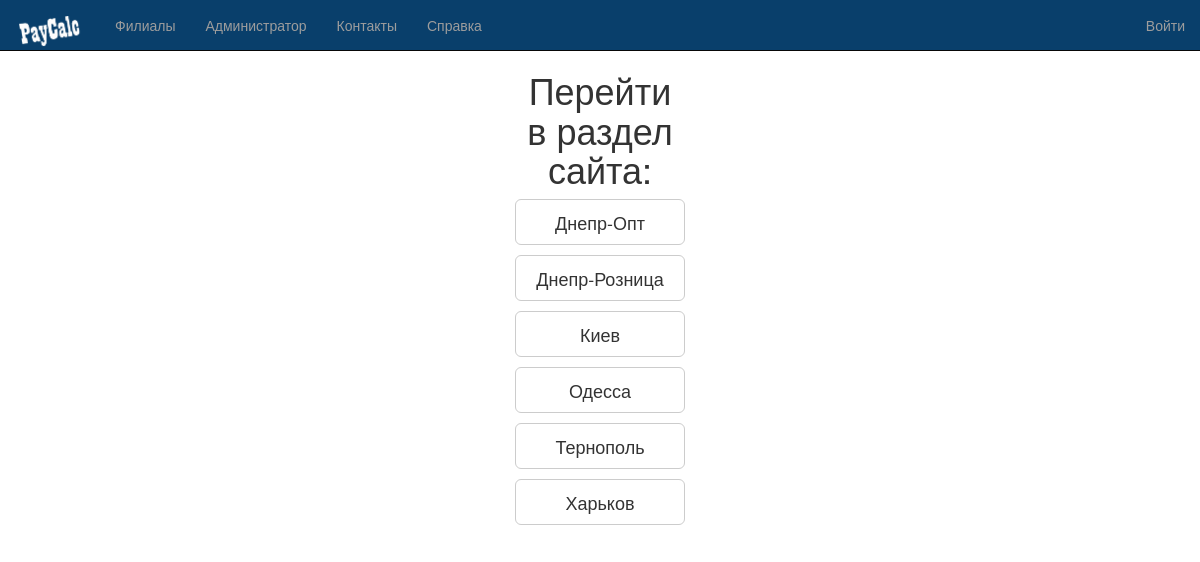
The page / on the database its author committed.
### core/models.py (models this page shows, shortened)
class Branches (models.Model):
    title = models.CharField(max_length=100, blank=False, db_index=True, verbose_name='Название филиала')
    license_num = models.CharField(max_length=10, default='', blank=True, verbose_name='№ лицензия')
    address = models.CharField(max_length=256, default='', blank=True, verbose_name='Адрес')
    phone = models.CharField(max_length=50, default='', blank=True, verbose_name='Телефон')
    app_url = models.CharField(max_length=200, default='#', blank=True, verbose_name='Ссылка на раздел сайта')
    class Meta:
        verbose_name_plural = 'Филиалы'    # название модели во множественном числе
        verbose_name = 'Филиал'    # название модели в единственном числе
        ordering = ['title']    # последовательность полей, для сортировки записей

### core/views.py (the view)
# urls.py: path('', index, name='index'),
def index(request):
    branches = Branches.objects.all()
    return render(request, "core/index.html", {'branches': branches})

### core/templates/core/index.html
{% extends "core_generic.html" %}
{% block content %}
    <div>
	    <h1 align="center">Перейти в раздел сайта:</h1>
    </div>
	{% for b in branches %}
	<div>
        <p><a class="btn btn-default btn-lg btn-block" href="{{ b.app_url }}">{{ b.title }}</a></p>
	</div>
	{% endfor %}
{% endblock %}

### rows shown on the page
Branches: title "Днепр-Опт"
Branches: title "Днепр-Розница"
Branches: title "Киев"
Branches: title "Одесса"
Branches: title "Тернополь"
Branches: title "Харьков"
